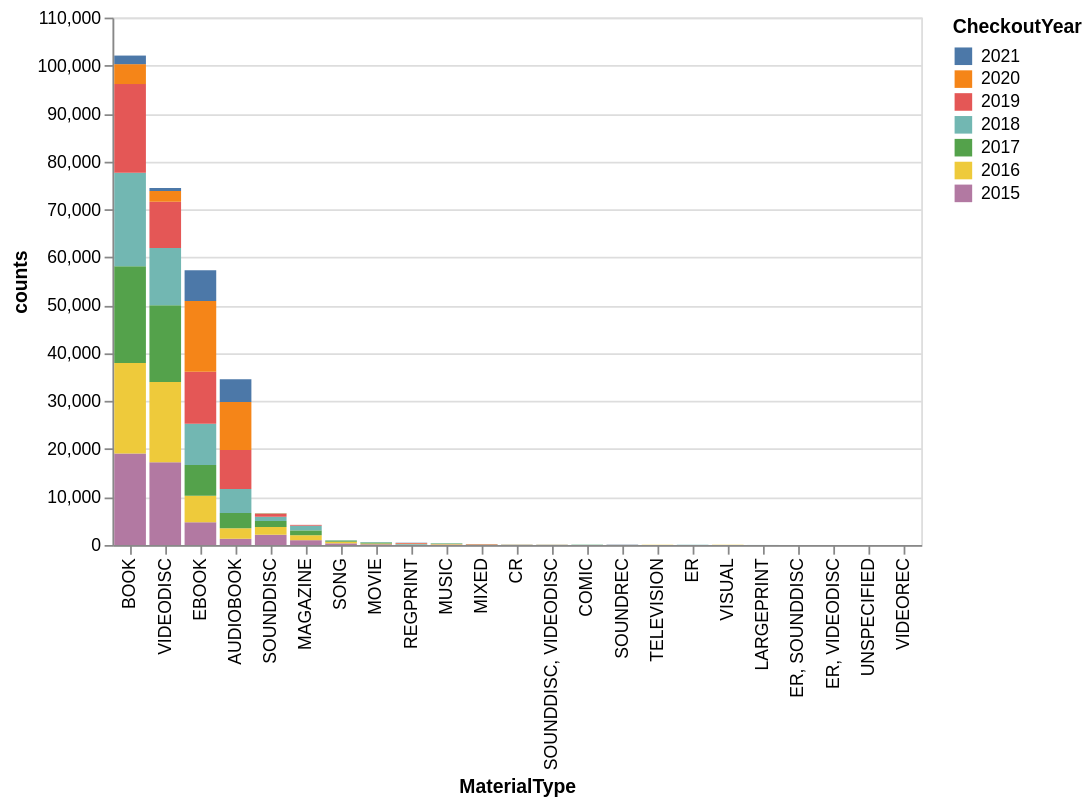

Notebook code for this chart:
### Code cell
selection = alt.selection_point(fields=['CheckoutYear'], bind='legend')
alt.Chart(seattle_material_grouped).mark_bar().encode(
    x=alt.X('MaterialType', sort='-y'),
    y='counts',
    color=alt.Color('CheckoutYear:N', sort=alt.EncodingSortField('CheckoutYear', order='descending')),
    tooltip=['MaterialType', 'counts', 'CheckoutYear'],
    opacity=alt.condition(selection, alt.value(1), alt.value(0.2)),
    order='CheckoutYear'
).add_params(
    selection
)

### Figure 1 — Vega-Lite specification as saved in the notebook (floating-point values rounded to 4 significant figures)
{"config": {"view": {"continuousWidth": 300, "continuousHeight": 300}}, "data": {"name": "data-73b297576c9ecbb755844259deeb97e5"}, "mark": {"type": "bar"}, "encoding": {"color": {"field": "CheckoutYear", "sort": {"field": "CheckoutYear", "order": "descending"}, "type": "nominal"}, "opacity": {"condition": {"param": "param_3", "value": 1}, "value": 0.2}, "order": {"field": "CheckoutYear", "type": "quantitative"}, "tooltip": [{"field": "MaterialType", "type": "nominal"}, {"field": "counts", "type": "quantitative"}, {"field": "CheckoutYear", "type": "quantitative"}], "x": {"field": "MaterialType", "sort": "-y", "type": "nominal"}, "y": {"field": "counts", "type": "quantitative"}}, "params": [{"name": "param_3", "select": {"type": "point", "fields": ["CheckoutYear"]}, "bind": "legend"}], "$schema": "https://vega.github.io/schema/vega-lite/v5.20.1.json", "datasets": {"data-73b297576c9ecbb755844259deeb97e5": [{"MaterialType": "AUDIOBOOK", "CheckoutYear": 2015, "counts": 1321}, {"MaterialType": "AUDIOBOOK", "CheckoutYear": 2016, "counts": 2163}, {"MaterialType": "AUDIOBOOK", "CheckoutYear": 2017, "counts": 3164}, {"MaterialType": "AUDIOBOOK", "CheckoutYear": 2018, "counts": 5027}, {"MaterialType": "AUDIOBOOK", "CheckoutYear": 2019, "counts": 8111}, {"MaterialType": "AUDIOBOOK", "CheckoutYear": 2020, "counts": 10050}, {"MaterialType": "AUDIOBOOK", "CheckoutYear": 2021, "counts": 4706}, {"MaterialType": "BOOK", "CheckoutYear": 2015, "counts": 19087}, {"MaterialType": "BOOK", "CheckoutYear": 2016, "counts": 18844}, {"MaterialType": "BOOK", "CheckoutYear": 2017, "counts": 20187}, {"MaterialType": "BOOK", "CheckoutYear": 2018, "counts": 19524}, {"MaterialType": "BOOK", "CheckoutYear": 2019, "counts": 18495}, {"MaterialType": "BOOK", "CheckoutYear": 2020, "counts": 4151}, {"MaterialType": "BOOK", "CheckoutYear": 2021, "counts": 1788}, {"MaterialType": "COMIC", "CheckoutYear": 2016, "counts": 1}, {"MaterialType": "COMIC", "CheckoutYear": 2017, "counts": 43}, {"MaterialType": "COMIC", "CheckoutYear": 2018, "counts": 39}, {"MaterialType": "CR", "CheckoutYear": 2015, "counts": 24}, {"MaterialType": "CR", "CheckoutYear": 2016, "counts": 25}, {"MaterialType": "CR", "CheckoutYear": 2017, "counts": 24}, {"MaterialType": "CR", "CheckoutYear": 2018, "counts": 18}, {"MaterialType": "CR", "CheckoutYear": 2019, "counts": 17}, {"MaterialType": "CR", "CheckoutYear": 2020, "counts": 4}, {"MaterialType": "EBOOK", "CheckoutYear": 2015, "counts": 4732}, {"MaterialType": "EBOOK", "CheckoutYear": 2016, "counts": 5540}, {"MaterialType": "EBOOK", "CheckoutYear": 2017, "counts": 6394}, {"MaterialType": "EBOOK", "CheckoutYear": 2018, "counts": 8607}, {"MaterialType": "EBOOK", "CheckoutYear": 2019, "counts": 10837}, {"MaterialType": "EBOOK", "CheckoutYear": 2020, "counts": 14769}, {"MaterialType": "EBOOK", "CheckoutYear": 2021, "counts": 6420}, {"MaterialType": "ER", "CheckoutYear": 2015, "counts": 8}, {"MaterialType": "ER", "CheckoutYear": 2016, "counts": 1}, {"MaterialType": "ER", "CheckoutYear": 2017, "counts": 10}, {"MaterialType": "ER", "CheckoutYear": 2018, "counts": 11}, {"MaterialType": "ER", "CheckoutYear": 2020, "counts": 2}, {"MaterialType": "ER", "CheckoutYear": 2021, "counts": 2}, {"MaterialType": "ER, SOUNDDISC", "CheckoutYear": 2015, "counts": 1}, {"MaterialType": "ER, SOUNDDISC", "CheckoutYear": 2016, "counts": 2}, {"MaterialType": "ER, SOUNDDISC", "CheckoutYear": 2017, "counts": 6}, {"MaterialType": "ER, SOUNDDISC", "CheckoutYear": 2018, "counts": 1}, {"MaterialType": "ER, VIDEODISC", "CheckoutYear": 2019, "counts": 8}, {"MaterialType": "ER, VIDEODISC", "CheckoutYear": 2020, "counts": 1}, {"MaterialType": "LARGEPRINT", "CheckoutYear": 2015, "counts": 6}, {"MaterialType": "LARGEPRINT", "CheckoutYear": 2017, "counts": 1}, {"MaterialType": "LARGEPRINT", "CheckoutYear": 2018, "counts": 9}, {"MaterialType": "LARGEPRINT", "CheckoutYear": 2019, "counts": 2}, {"MaterialType": "LARGEPRINT", "CheckoutYear": 2021, "counts": 1}, {"MaterialType": "MAGAZINE", "CheckoutYear": 2015, "counts": 1001}, {"MaterialType": "MAGAZINE", "CheckoutYear": 2016, "counts": 1033}, {"MaterialType": "MAGAZINE", "CheckoutYear": 2017, "counts": 1014}, {"MaterialType": "MAGAZINE", "CheckoutYear": 2018, "counts": 977}, {"MaterialType": "MAGAZINE", "CheckoutYear": 2019, "counts": 172}, {"MaterialType": "MIXED", "CheckoutYear": 2015, "counts": 24}, {"MaterialType": "MIXED", "CheckoutYear": 2016, "counts": 33}, {"MaterialType": "MIXED", "CheckoutYear": 2017, "counts": 32}, {"MaterialType": "MIXED", "CheckoutYear": 2018, "counts": 36}, {"MaterialType": "MIXED", "CheckoutYear": 2019, "counts": 46}, {"MaterialType": "MIXED", "CheckoutYear": 2020, "counts": 19}, {"MaterialType": "MIXED", "CheckoutYear": 2021, "counts": 5}, {"MaterialType": "MOVIE", "CheckoutYear": 2015, "counts": 143}, {"MaterialType": "MOVIE", "CheckoutYear": 2016, "counts": 172}, {"MaterialType": "MOVIE", "CheckoutYear": 2017, "counts": 198}, {"MaterialType": "MOVIE", "CheckoutYear": 2018, "counts": 83}, {"MaterialType": "MUSIC", "CheckoutYear": 2015, "counts": 105}, {"MaterialType": "MUSIC", "CheckoutYear": 2016, "counts": 97}, {"MaterialType": "MUSIC", "CheckoutYear": 2017, "counts": 125}, {"MaterialType": "MUSIC", "CheckoutYear": 2018, "counts": 54}, {"MaterialType": "MUSIC", "CheckoutYear": 2019, "counts": 1}, {"MaterialType": "REGPRINT", "CheckoutYear": 2015, "counts": 26}, {"MaterialType": "REGPRINT", "CheckoutYear": 2016, "counts": 46}, {"MaterialType": "REGPRINT", "CheckoutYear": 2017, "counts": 32}, {"MaterialType": "REGPRINT", "CheckoutYear": 2018, "counts": 114}, {"MaterialType": "REGPRINT", "CheckoutYear": 2019, "counts": 164}, {"MaterialType": "REGPRINT", "CheckoutYear": 2020, "counts": 36}, {"MaterialType": "REGPRINT", "CheckoutYear": 2021, "counts": 29}, {"MaterialType": "SONG", "CheckoutYear": 2015, "counts": 339}, {"MaterialType": "SONG", "CheckoutYear": 2016, "counts": 345}, {"MaterialType": "SONG", "CheckoutYear": 2017, "counts": 248}, {"MaterialType": "SONG", "CheckoutYear": 2018, "counts": 43}, {"MaterialType": "SOUNDDISC", "CheckoutYear": 2015, "counts": 2159}, {"MaterialType": "SOUNDDISC", "CheckoutYear": 2016, "counts": 1570}, {"MaterialType": "SOUNDDISC", "CheckoutYear": 2017, "counts": 1275}, {"MaterialType": "SOUNDDISC", "CheckoutYear": 2018, "counts": 899}, {"MaterialType": "SOUNDDISC", "CheckoutYear": 2019, "counts": 580}, {"MaterialType": "SOUNDDISC", "CheckoutYear": 2020, "counts": 98}, {"MaterialType": "SOUNDDISC", "CheckoutYear": 2021, "counts": 12}, {"MaterialType": "SOUNDDISC, VIDEODISC", "CheckoutYear": 2015, "counts": 38}, {"MaterialType": "SOUNDDISC, VIDEODISC", "CheckoutYear": 2016, "counts": 21}, {"MaterialType": "SOUNDDISC, VIDEODISC", "CheckoutYear": 2017, "counts": 24}, {"MaterialType": "SOUNDDISC, VIDEODISC", "CheckoutYear": 2018, "counts": 6}, {"MaterialType": "SOUNDREC", "CheckoutYear": 2015, "counts": 34}, {"MaterialType": "SOUNDREC", "CheckoutYear": 2016, "counts": 26}, {"MaterialType": "SOUNDREC", "CheckoutYear": 2017, "counts": 13}, {"MaterialType": "SOUNDREC", "CheckoutYear": 2018, "counts": 6}, {"MaterialType": "SOUNDREC", "CheckoutYear": 2019, "counts": 3}, {"MaterialType": "TELEVISION", "CheckoutYear": 2015, "counts": 7}, {"MaterialType": "TELEVISION", "CheckoutYear": 2016, "counts": 17}, {"MaterialType": "TELEVISION", "CheckoutYear": 2017, "counts": 5}, {"MaterialType": "TELEVISION", "CheckoutYear": 2018, "counts": 10}, {"MaterialType": "UNSPECIFIED", "CheckoutYear": 2021, "counts": 2}, {"MaterialType": "VIDEODISC", "CheckoutYear": 2015, "counts": 17230}, {"MaterialType": "VIDEODISC", "CheckoutYear": 2016, "counts": 16755}, {"MaterialType": "VIDEODISC", "CheckoutYear": 2017, "counts": 16006}, {"MaterialType": "VIDEODISC", "CheckoutYear": 2018, "counts": 11975}, {"MaterialType": "VIDEODISC", "CheckoutYear": 2019, "counts": 9596}, {"MaterialType": "VIDEODISC", "CheckoutYear": 2020, "counts": 2253}, {"MaterialType": "VIDEODISC", "CheckoutYear": 2021, "counts": 658}, {"MaterialType": "VIDEOREC", "CheckoutYear": 2017, "counts": 2}, {"MaterialType": "VISUAL", "CheckoutYear": 2015, "counts": 13}, {"MaterialType": "VISUAL", "CheckoutYear": 2016, "counts": 14}, {"MaterialType": "VISUAL", "CheckoutYear": 2017, "counts": 4}]}}
